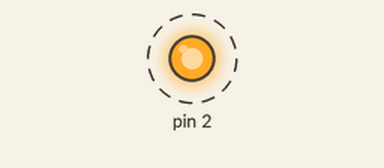
This sketch was run on a simulated Arduino Uno, built with avr-gcc and run on an emulated ATmega328P. On the bench: output pins drawn as LEDs (lit = HIGH). Dashed ring = blinking. What the sketch prints to the serial monitor is not drawn.

Above: at 0.5 s.
Timing chart, 0 to 4.6 s (numbered marks = the images above):
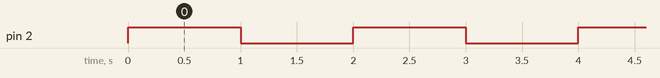

The sketch:

Blink_LED.ino
```cpp
void setup() {
  Serial.begin(115200);
  Serial.println("Initializing...");
  pinMode(2, OUTPUT);
}

void loop() {
  digitalWrite(2, HIGH);
  Serial.println("LED is ON");
  delay(1000);

  Serial.println("LED is OFF");
  digitalWrite(2, LOW);
  delay(1000);
}
```

Measured:
- by itself, pin 2: alternates HIGH for 1.0 s and LOW for 1.0 s
